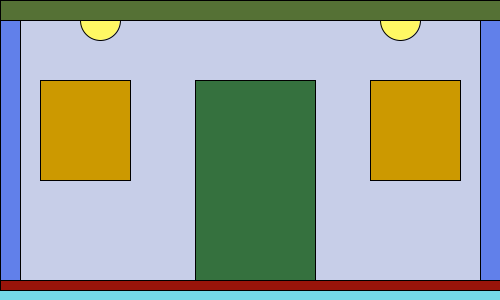
Frame 1 (no input)
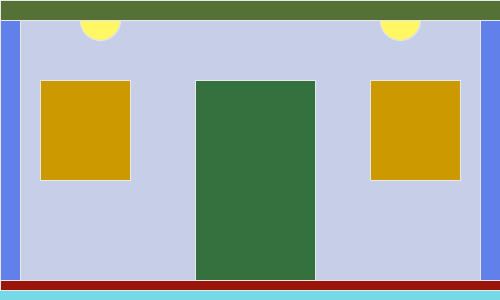
Frame 60 (the mouse pressed at the canvas centre just before this capture)
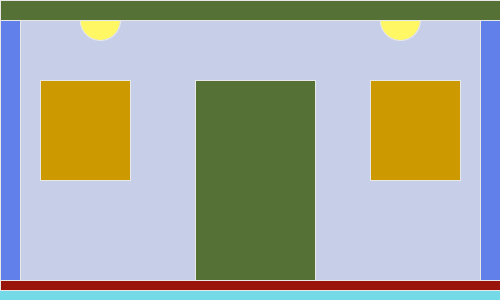
Frame 120 (the mouse held since frame 60 and released just before this capture)

The Processing sketch that drew these frames (run headless with seeded random() and noise(); from frame 60 on, the mouse is pressed at the canvas centre):

// Processing sketch: processing_4013
// ── processing_4013.pde

//created by stephen wang
//inspired by Daria Lanz'straffic light coding
//http://www.openprocessing.org/visuals/?visualID=2454

 

void setup() {
  size(500, 300);
  smooth ();
}

void draw() {
  background(116,218,232);

  
color door = color(53, 113, 62);
color window1 = color(204, 153, 0);
color window2 = color(204, 153, 0);
color Floor = color(153, 20, 10);
color Ceiling = color (85, 113, 53);
color wall1 = color (97, 128, 234);
color wall2 = color (97, 128, 234);
color wall3 = color (199, 206, 232);
color light1 = color (255, 248, 100);
color light2 = color (255, 248, 100);

fill(wall3);
rect(0, 0, 480, 280);
fill(door);
rect(195, 80, 120, 200);
fill(window1);
rect(40, 80, 90, 100);
fill(window2);
rect(370, 80, 90, 100);
fill(Floor);
rect(0, 280, 500, 10);
fill(wall1);
rect(0, 0, 20, 280);
fill(wall2);
rect(480, 0, 20, 280);

fill(light1);
ellipse(100, 20, 40, 40);
fill(light2);
ellipse(400, 20, 40, 40);
fill(Ceiling);
rect(0, 0, 500, 20);
  
  if(mousePressed) {
    color (199, 206, 232);
    rect(195, 80, 120, 200);
  } else {
    stroke(232);
  }
  
  
  
 if (mouseX > 35 && mouseX < 80 && mouseY > 75 && mouseY < 140) { 
   
    fill(199, 206, 232);
     rect(40, 80, 90, 100);
  } 
  else if (mouseX > 350 && mouseX < 390 && mouseY > 60 && mouseY < 100) { 
    fill(199, 206, 232);
    rect(370, 80, 90, 100);
  } 
  else if (mouseX > 150 && mouseX < 300 && mouseY > 30 && mouseY < 150) { 
    fill(199, 206, 232);
    rect(195, 80, 120, 200);
  }
  
  else if (mouseX > 150 && mouseX < 300 && mouseY > 30 && mouseY < 150) { 
    float dirY = (mouseY / float(height) - 0.5) * 2;
  float dirX = (mouseX / float(width) - 0.5) * 2;
  directionalLight(204, 204, 204, -dirX, -dirY, -1); 
  translate(width/2 - 100, height/2, 0); 
   ellipse(100, 20, 40, 40);
  translate(200, 0, 0); 
   ellipse(400, 20, 40, 40);
    
  }
   else if (mouseX > 150 && mouseX < 300 && mouseY > 30 && mouseY < 150) { 
    fill(199, 206, 232);
    ellipse(400, 20, 40, 40);
  }
}
